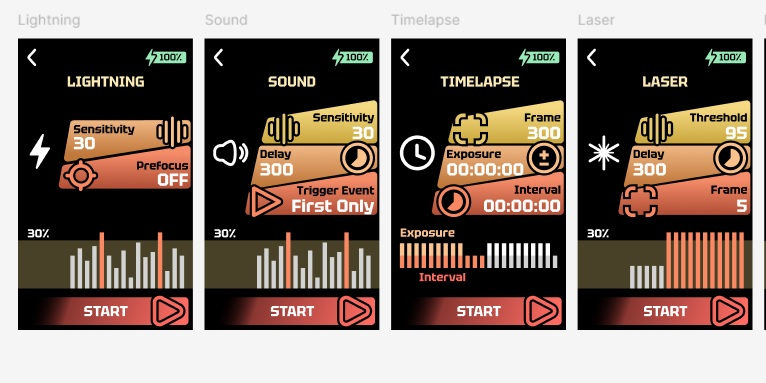
#> input picture memory/client-sim-tests/lottie-ui-lcd/lcd.jpg, 766 x 383 px
$ python test-groupement.py ../../memory/client-sim-tests/lottie-ui-lcd/lcd.jpg
#> lines starting #> are read from the running program, lines starting #| are printed output that depends on the picture
#!/usr/bin/env python3
"""
test-groupement.py -- Mesure de COMPOSITION sur une frame 1920x1080 (loi de proximite).

PRINCIPE (Gestalt, formule en regle chiffree)
  L'ecart ENTRE deux groupes doit valoir au moins 2x l'ecart A L'INTERIEUR d'un groupe.
    ratio >= 2.0  -> l'espace porte le groupement, l'oeil voit des groupes
    ratio <  2.0  -> le groupement ne se lit pas ; si un groupement est quand meme
                     percu, c'est autre chose qui le porte (bordure, fond, carte),
                     ce qui est un defaut de composition.

AVANTAGE STRUCTUREL EXPLOITE
  Les regles de design interdisent d'habitude de mesurer en pixels sur une capture,
  parce que l'echelle du screenshot est inconnue. Ici l'echelle est CONNUE et FIXE
  (1920x1080, master de rendu Remotion). Les pixels sont donc des pixels ABSOLUS et
  les seuils en px (grille 8, safe zone 100/60) sont legitimes.

REGLE COMPLEMENTAIRE : RYTHME D'ESPACEMENT
  Tous les ecarts sont divises par le plus petit ecart repete, et on regarde si les
  quotients tombent sur une grille reguliere (multiples de 4 ou 8 px). Une composition
  dont les espacements ne suivent aucune grille se lit comme approximative.

AVERTISSEMENT (issu de notre experience documentee)
  Les detecteurs automatiques deraillent des que le decor s'allume. Sur une image
  chargee (photo, carte, feuillage) la segmentation produit du bruit massif. Ce script
  produit donc TOUJOURS une IMAGE ANNOTEE destinee a une lecture HUMAINE, et il
  s'auto-declare NON FIABLE quand la frame est trop chargee (voir --json > reliability).
  Un chiffre non verifiable a l'oeil ne vaut rien.

LIMITES CONNUES ET MESUREES (ne pas les decouvrir a l'usage)
  1. RESOLUTION PLANCHER ~20 px. Deux lignes separees de moins de ~2*DILATE_Y sont
     fusionnees en un seul bloc AVANT toute mesure : leur ecart devient invisible.
     Verifie sur mire (ecart reel 20 px -> les 2 lignes ressortent en une seule boite).
  2. Ne s'applique qu'aux compositions EMPILEES EN RANGEES. Un schema radial, un
     nuage de pastilles ou une repetition uniforme (tableau) ne relevent pas de la
     loi de proximite verticale -- le script les detecte et refuse de conclure.
  3. Ne voit que ce qui a des BORDS FRANCS. Un panneau translucide/floute pose sur
     une photo (carte UI en verre depoli) n'est PAS detecte.
  4. Mesure l'ESPACE, pas le sens. Il ne sait pas si un groupement est le BON.

USAGE
  python3 scripts/tools/test-groupement.py FRAME.png
  python3 scripts/tools/test-groupement.py VIDEO.mp4 --at 0.8
  python3 scripts/tools/test-groupement.py VIDEO.mp4 --at 0.5 --crop 1920:1080:270:0
  python3 scripts/tools/test-groupement.py FRAME.png --json
  python3 scripts/tools/test-groupement.py FRAME.png --outdir /tmp/annot --debug-mask
"""

from __future__ import annotations

import argparse
import json
import os
import subprocess
import sys
import tempfile

try:
    import numpy as np
except ImportError:
    sys.exit("ERREUR: numpy requis (pip3 install numpy)")

try:
    from PIL import Image, ImageDraw, ImageFont
except ImportError:
    sys.exit("ERREUR: Pillow requis (pip3 install Pillow)")

try:
    from scipy import ndimage
except ImportError:
    sys.exit("ERREUR: scipy requis (pip3 install scipy)")


# --------------------------------------------------------------------------
# Constantes -- valables parce que l'echelle est CONNUE (master 1920x1080)
# --------------------------------------------------------------------------
MASTER_W, MASTER_H = 1920, 1080
SAFE_MARGIN_X = 100          # marge laterale doctrine
SAFE_MARGIN_Y = 60           # marge haut/bas doctrine
GRID_CANDIDATES = (8, 4)     # grilles testees, dans l'ordre de preference
GRID_TOLERANCE = 0.15        # 15 % d'ecart tolere pour dire "sur la grille"
RATIO_TARGET = 2.0           # seuil de la loi de proximite

# Detection
LOCAL_WIN = 41               # fenetre du filtre local (px) -- passe-haut
CONTRAST_MIN = 18            # ecart local minimal pour retenir un pixel (0-255)
MIN_BOX_AREA = 260           # px^2 -- sous ca c'est du grain
MIN_BOX_W = 12
MIN_BOX_H = 10
DILATE_X = 26                # collage horizontal : mots -> ligne
DILATE_Y = 7                 # collage vertical : accents/jambages -> ligne
MAX_BOXES = 60               # au dela, la frame est du bruit, pas une composition

# Correction du HALO de detection.
# Le passe-haut (fenetre LOCAL_WIN) reagit un peu AVANT et APRES l'encre, et la
# dilatation verticale ajoute encore DILATE_Y//2 de chaque cote. Resultat mesure
# sur mire synthetique : une ligne de 52 px nominal ressort en boite de 70 px,
# soit ~9 px de bavure par cote, et donc CHAQUE ecart raccourci d'environ 18 px.
# Non corrige, ce biais additif fausse les RATIOS (une mire a 2.00 sortait a 2.82).
# On retire donc la bavure des bords de boite. Verifie : apres correction la mire
# a 2.00 sort a 2.00 et celle a 1.50 sort a 1.50.
BLEED_Y = 9

# Rejet des blobs "photographiques"
# On ne juge PAS sur la teinte : un titre bicolore (blanc + or) a une forte variance
# de teinte et resterait un titre. Le discriminant retenu est la NETTETE DE BORD.
#
# Mesure sur nos 11 plans + la reference (voir --json > boxes[].sharpness) :
#   texte / carte UI reels ...... 0.22 a 0.36
#   feuillage, gazon, terrain ... 0.000 a 0.021  (litteralement zero le plus souvent)
# La separation est quasi binaire : aucun blob photo de notre corpus ne depasse 0.03,
# aucun element graphique reel ne descend sous 0.22. Le seuil est pose au milieu du
# vide mesure, pas choisi a vue.
EDGE_SHARPNESS_MIN = 0.12
PHOTO_FILL_MIN = 0.045       # garde-fou secondaire : boite quasi vide = artefact


# --------------------------------------------------------------------------
# Entree : frame ou video
# --------------------------------------------------------------------------
def which(prog: str) -> bool:
    return subprocess.run(["which", prog], capture_output=True).returncode == 0


# [27 lines left out: function extract_frame, not called in this run]


# --------------------------------------------------------------------------
# Detection des elements graphiques
# --------------------------------------------------------------------------
def box_filter(a: np.ndarray, win: int) -> np.ndarray:
    """Moyenne locale rapide (filtre separable, O(n))."""
    return ndimage.uniform_filter(a, size=win, mode="nearest")


def graphic_mask(rgb: np.ndarray) -> tuple[np.ndarray, np.ndarray, float]:
    """
    Isole la couche GRAPHIQUE (texte, cartes UI, formes nettes) de la couche
    PHOTOGRAPHIQUE (feuillage, gazon, texture) et des degrades lisses.

    Mecanique : passe-haut local. On compare chaque pixel a la moyenne de son
    voisinage large. Un degrade lisse (fond Remotion) a un ecart local ~0 et
    disparait. Un texte a un ecart local fort. Une texture photo a aussi un ecart
    fort -- c'est le filtrage par NETTETE DE BORD (plus bas) qui l'ecarte, pas ce
    masque.

    Retourne (masque booleen, luminance, taux de couverture).
    """
    lum = rgb.astype(np.float32) @ np.array([0.299, 0.587, 0.114], dtype=np.float32)
    local = box_filter(lum, LOCAL_WIN)
    resid = np.abs(lum - local)
    mask = resid > CONTRAST_MIN
    return mask, lum, float(mask.mean())


# [30 lines left out: functions edge_sharpness, transition_density, not called in this run]


def detect_boxes(rgb: np.ndarray) -> tuple[list[dict], np.ndarray, float]:
    """
    Detecte les elements graphiques et retourne (boites, masque_dilate, couverture).
    """
    mask, lum, coverage = graphic_mask(rgb)

    # Collage horizontal fort / vertical faible : un mot devient une boite,
    # une ligne de texte devient une boite, deux lignes restent separees.
    struct_x = np.ones((1, DILATE_X), dtype=bool)
    struct_y = np.ones((DILATE_Y, 1), dtype=bool)
    glued = ndimage.binary_dilation(mask, structure=struct_x)
    glued = ndimage.binary_dilation(glued, structure=struct_y)
    glued = ndimage.binary_closing(glued, structure=np.ones((3, 3), dtype=bool))

    labels, n = ndimage.label(glued)
    if n == 0:
        return [], glued, coverage

    boxes: list[dict] = []
    slices = ndimage.find_objects(labels)
    for sl in slices:
        if sl is None:
            continue
        ys, xs = sl
        y0, y1 = int(ys.start), int(ys.stop)
        x0, x1 = int(xs.start), int(xs.stop)
        w, h = x1 - x0, y1 - y0
        if w < MIN_BOX_W or h < MIN_BOX_H or w * h < MIN_BOX_AREA:
            continue
        # une boite qui couvre presque toute l'image = le fond, pas un element
        if w * h > 0.62 * rgb.shape[0] * rgb.shape[1]:
            continue

        sub_mask = mask[y0:y1, x0:x1]
        fill = float(sub_mask.mean())
        sharp = edge_sharpness(lum[y0:y1, x0:x1])
        trans = transition_density(sub_mask)

        # Retrait de la bavure verticale du detecteur (cf. BLEED_Y). On ne corrige
        # que si la boite reste plus haute que la bavure, sinon on la laisse telle
        # quelle plutot que de produire une geometrie absurde.
        if h > 2 * BLEED_Y + 6:
            y0 += BLEED_Y
            y1 -= BLEED_Y
            h = y1 - y0

        photo_like = (sharp < EDGE_SHARPNESS_MIN) or (fill < PHOTO_FILL_MIN)
        boxes.append({
            "x0": x0, "y0": y0, "x1": x1, "y1": y1,
            "w": w, "h": h, "area": w * h,
            "fill": round(fill, 3),
            "sharpness": round(sharp, 3),
            "transitions": round(trans, 3),
            "kind": "photo?" if photo_like else "graphic",
        })

    boxes.sort(key=lambda b: (b["y0"], b["x0"]))
    return boxes, glued, coverage


# --------------------------------------------------------------------------
# Mesure : rangees, groupes, ratio, grille
# --------------------------------------------------------------------------
def build_rows(boxes: list[dict]) -> list[dict]:
    """
    Fusionne en RANGEES les elements qui partagent une bande horizontale.

    Indispensable : 3 cartes KPI cote a cote ont un ecart VERTICAL de 0. Les
    compter comme des voisins verticaux produit un "intra = 0" et un ratio
    arithmetiquement infini -- un chiffre faux qui a l'air bon. Une rangee est
    l'unite reelle que l'oeil empile verticalement.
    """
    if not boxes:
        return []
    ordered = sorted(boxes, key=lambda b: b["y0"])
    rows: list[dict] = []
    for b in ordered:
        placed = False
        for r in rows:
            # recouvrement vertical > 50 % de la plus petite hauteur -> meme rangee
            ov = min(r["y1"], b["y1"]) - max(r["y0"], b["y0"])
            if ov > 0.5 * min(r["y1"] - r["y0"], b["h"]):
                r["y0"] = min(r["y0"], b["y0"])
                r["y1"] = max(r["y1"], b["y1"])
                r["x0"] = min(r["x0"], b["x0"])
                r["x1"] = max(r["x1"], b["x1"])
                r["members"].append(b)
                placed = True
                break
        if not placed:
            rows.append({"x0": b["x0"], "y0": b["y0"], "x1": b["x1"], "y1": b["y1"],
                         "members": [b]})
    rows.sort(key=lambda r: r["y0"])
    return rows


def cluster_1d(items: list[dict], axis: str) -> tuple[list[list[dict]], list[float], list[float]]:
    """
    Regroupe les elements le long d'un axe par la methode du plus grand saut.

    Le seuil de coupure est place au point ou l'ecart trie fait son bond le plus
    marque -- c'est exactement ce que fait l'oeil : il coupe la ou l'espace
    change de regime.
    Retourne (groupes, ecarts_intra, ecarts_inter).
    """
    if len(items) < 2:
        return ([items] if items else []), [], []

    key_lo, key_hi = ("y0", "y1") if axis == "v" else ("x0", "x1")

    ordered = sorted(items, key=lambda b: b[key_lo])
    gaps = [max(0, b[key_lo] - a[key_hi]) for a, b in zip(ordered, ordered[1:])]
    if not gaps:
        return [ordered], [], []

    uniq = sorted(set(gaps))
    if len(uniq) == 1:
        # tous les ecarts identiques : un seul groupe, pas de hierarchie
        return [ordered], list(gaps), []

    # coupure qui maximise le RAPPORT entre le plus petit ecart "au-dessus"
    # et le plus grand ecart "en-dessous"
    best_cut, best_ratio = None, 0.0
    for i in range(len(uniq) - 1):
        below, above = uniq[i], uniq[i + 1]
        r = above / max(1.0, below)
        if r > best_ratio:
            best_ratio, best_cut = r, (below + above) / 2.0

    if best_cut is None:
        return [ordered], list(gaps), []

    groups: list[list[dict]] = [[ordered[0]]]
    intra, inter = [], []
    for g, nxt in zip(gaps, ordered[1:]):
        if g > best_cut:
            inter.append(g)
            groups.append([nxt])
        else:
            intra.append(g)
            groups[-1].append(nxt)
    return groups, intra, inter


def grid_analysis(gaps: list[float]) -> dict:
    """
    Rythme d'espacement : les ecarts tombent-ils sur une grille reguliere ?
    On divise chaque ecart par le plus petit ecart REPETE (le pas de base observe),
    puis on teste l'alignement sur une grille de 8 px, puis 4 px.
    """
    vals = [g for g in gaps if g > 0]
    if len(vals) < 2:
        return {"testable": False, "reason": "moins de 2 ecarts non nuls"}

    # plus petit ecart repete : arrondi a 4 px pour trouver la valeur modale basse
    buckets: dict[int, int] = {}
    for v in vals:
        k = int(round(v / 4.0)) * 4
        buckets[k] = buckets.get(k, 0) + 1
    repeated = sorted([b for b, c in buckets.items() if c >= 2 and b > 0])
    base = repeated[0] if repeated else min(vals)

    result = {"testable": True, "base_px": round(base, 1),
              "gaps_px": [round(v, 1) for v in vals]}

    best = None
    for grid in GRID_CANDIDATES:
        offs = [abs(v / grid - round(v / grid)) for v in vals]
        on_grid = sum(1 for o in offs if o <= GRID_TOLERANCE)
        score = on_grid / len(vals)
        if best is None or score > best["score"]:
            best = {"grid_px": grid, "score": round(score, 2),
                    "on_grid": on_grid, "total": len(vals)}
    result.update(best)
    result["quotients"] = [round(v / base, 2) for v in vals]
    result["verdict"] = "SUR GRILLE" if best["score"] >= 0.75 else "HORS GRILLE"
    return result


def collisions(boxes: list[dict]) -> list[tuple[int, int]]:
    out = []
    for i in range(len(boxes)):
        for j in range(i + 1, len(boxes)):
            a, b = boxes[i], boxes[j]
            if a["x0"] < b["x1"] and b["x0"] < a["x1"] and a["y0"] < b["y1"] and b["y0"] < a["y1"]:
                out.append((i, j))
    return out


def safe_zone_violations(boxes: list[dict], w: int, h: int) -> list[dict]:
    out = []
    for i, b in enumerate(boxes):
        sides = []
        if b["x0"] < SAFE_MARGIN_X:
            sides.append(f"gauche({b['x0']}px < {SAFE_MARGIN_X})")
        if b["x1"] > w - SAFE_MARGIN_X:
            sides.append(f"droite({w - b['x1']}px < {SAFE_MARGIN_X})")
        if b["y0"] < SAFE_MARGIN_Y:
            sides.append(f"haut({b['y0']}px < {SAFE_MARGIN_Y})")
        if b["y1"] > h - SAFE_MARGIN_Y:
            sides.append(f"bas({h - b['y1']}px < {SAFE_MARGIN_Y})")
        if sides:
            out.append({"index": i, "sides": sides})
    return out


# --------------------------------------------------------------------------
# Sortie visuelle -- la piece maitresse : ca se VERIFIE A L'OEIL
# --------------------------------------------------------------------------
def load_font(size: int):
    for path in (
        "/System/Library/Fonts/Supplemental/Arial Bold.ttf",
        "/System/Library/Fonts/Supplemental/Arial.ttf",
        "/System/Library/Fonts/Helvetica.ttc",
    ):
        if os.path.exists(path):
            try:
                return ImageFont.truetype(path, size)
            except Exception:
                pass
    return ImageFont.load_default()


def annotate(img: Image.Image, boxes: list[dict], rows: list[dict],
             groups: list[list[dict]], report: dict, out_path: str) -> None:
    """Trace boites, rangees, ecarts mesures, grille de reperes et safe zones."""
    canvas = img.convert("RGB").copy()
    # voile pour que les traces ressortent sur photo
    canvas = Image.blend(canvas, Image.new("RGB", canvas.size, (0, 0, 0)), 0.35)
    d = ImageDraw.Draw(canvas, "RGBA")
    W, H = canvas.size
    f_s = load_font(15)
    f_m = load_font(19)
    f_l = load_font(26)

    # --- grille de reperes tous les 120 px, marquee tous les 240 px
    for x in range(0, W, 120):
        strong = x % 240 == 0
        d.line([(x, 0), (x, H)], fill=(255, 255, 255, 42 if strong else 18), width=1)
        if strong:
            d.text((x + 4, 4), str(x), font=f_s, fill=(255, 255, 255, 130))
    for y in range(0, H, 120):
        strong = y % 240 == 0
        d.line([(0, y), (W, y)], fill=(255, 255, 255, 42 if strong else 18), width=1)
        if strong:
            d.text((4, y + 4), str(y), font=f_s, fill=(255, 255, 255, 130))

    # --- safe zones
    d.rectangle([SAFE_MARGIN_X, SAFE_MARGIN_Y, W - SAFE_MARGIN_X, H - SAFE_MARGIN_Y],
                outline=(255, 200, 0, 150), width=2)
    d.text((SAFE_MARGIN_X + 6, SAFE_MARGIN_Y + 6), "SAFE ZONE 100/60",
           font=f_s, fill=(255, 200, 0, 190))

    palette = [(0, 220, 255), (0, 255, 130), (255, 90, 200),
               (255, 170, 0), (150, 130, 255), (255, 255, 0)]
    gi_of = {}
    for gi, g in enumerate(groups):
        for r in g:
            gi_of[id(r)] = gi
            for b in r["members"]:
                gi_of[id(b)] = gi

    # boites individuelles : trait fin
    for i, b in enumerate(boxes):
        gi = gi_of.get(id(b), -1)
        col = palette[gi % len(palette)] if gi >= 0 else (140, 140, 140)
        if b["kind"] == "photo?":
            col = (255, 60, 60)
        d.rectangle([b["x0"], b["y0"], b["x1"], b["y1"]], outline=col + (255,), width=2)
        tag = f"#{i} {b['w']}x{b['h']}"
        if b["kind"] == "photo?":
            tag += " REJET"
        ty = b["y0"] - 20 if b["y0"] > 24 else b["y1"] + 3
        d.rectangle([b["x0"], ty, b["x0"] + 8 * len(tag) + 8, ty + 19], fill=(0, 0, 0, 190))
        d.text((b["x0"] + 4, ty + 2), tag, font=f_s, fill=col + (255,))

    # rangees : trait epais, c'est l'unite REELLEMENT mesuree
    for ri, r in enumerate(rows):
        gi = gi_of.get(id(r), -1)
        col = palette[gi % len(palette)] if gi >= 0 else (200, 200, 200)
        d.rectangle([r["x0"] - 5, r["y0"] - 5, r["x1"] + 5, r["y1"] + 5],
                    outline=col + (170,), width=4)
        lab = f"RANGEE {ri} (G{gi}) x{len(r['members'])}"
        d.rectangle([r["x1"] + 8, r["y0"] - 5, r["x1"] + 8 + 8 * len(lab) + 8, r["y0"] + 15],
                    fill=(0, 0, 0, 200))
        d.text((r["x1"] + 12, r["y0"] - 3), lab, font=f_s, fill=col + (255,))

    # --- cotes verticales entre RANGEES consecutives
    ordered = sorted(rows, key=lambda r: r["y0"])
    for a, b in zip(ordered, ordered[1:]):
        gap = b["y0"] - a["y1"]
        if gap <= 0:
            continue
        same = gi_of.get(id(a), -1) == gi_of.get(id(b), -2)
        col = (0, 255, 130, 255) if same else (255, 90, 200, 255)
        x = max(14, min(a["x0"], b["x0"]) - 30)
        d.line([(x, a["y1"]), (x, b["y0"])], fill=col, width=3)
        d.line([(x - 7, a["y1"]), (x + 7, a["y1"])], fill=col, width=3)
        d.line([(x - 7, b["y0"]), (x + 7, b["y0"])], fill=col, width=3)
        label = f"{gap}px {'intra' if same else 'INTER'}"
        my = (a["y1"] + b["y0"]) // 2
        d.rectangle([x + 10, my - 11, x + 10 + 9 * len(label) + 8, my + 11], fill=(0, 0, 0, 200))
        d.text((x + 14, my - 9), label, font=f_s, fill=col)

    # --- bandeau verdict
    g = report["grid"]
    lines = [
        f"RATIO GROUPEMENT (vertical) : {report['ratio_display']}   [cible >= {RATIO_TARGET}]",
        f"intra median {report['intra_median']}px | inter median {report['inter_median']}px"
        f" | {report['n_rows']} rangee(s) en {report['n_groups']} groupe(s)"
        f" | {report['n_graphic']} element(s) retenu(s)",
        f"RYTHME : {g['verdict'] if g.get('testable') else 'non testable'}"
        + (f" (grille {g.get('grid_px')}px, {g.get('on_grid')}/{g.get('total')} ecarts alignes)"
           if g.get("testable") else ""),
        f"FIABILITE DETECTION : {report['reliability']['level']} -- {report['reliability']['why']}",
    ]
    bh = 26 * len(lines) + 18
    d.rectangle([0, H - bh, W, H], fill=(0, 0, 0, 215))
    vc = {"OK": (0, 255, 130), "ALERTE": (255, 170, 0), "ECHEC": (255, 70, 70),
          "N/A": (170, 170, 170)}.get(report["verdict"], (255, 255, 255))
    for k, ln in enumerate(lines):
        d.text((16, H - bh + 8 + 26 * k), ln, font=f_m,
               fill=vc if k == 0 else (235, 235, 235))
    d.text((W - 190, H - bh + 8), report["verdict"], font=f_l, fill=vc)

    canvas.save(out_path)


# --------------------------------------------------------------------------
# Pipeline
# --------------------------------------------------------------------------
def analyse(png_path: str, outdir: str, tag: str, debug_mask: bool) -> dict:
#> called with tag = 'lcd', debug_mask = False
    img = Image.open(png_path).convert("RGB")
#> img is the input picture: PIL image 766x383 RGB; mean R, G, B 128.7, 113.6, 104.4
    W, H = img.size
    rgb = np.asarray(img)

    boxes, glued, coverage = detect_boxes(rgb)
#> in graphic_mask, `lum = rgb.astype(np.float32) @ np.array([0.299, 0.587, 0.114], dtype=n..`:
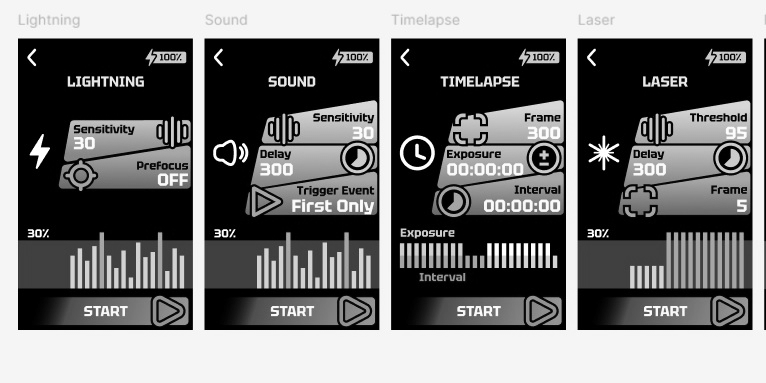
#> lum: shape (383, 766) float32; min 0, max 255, mean 117.1
#> in box_filter, `return ndimage.uniform_filter(a, size=win, mode="nearest")`:
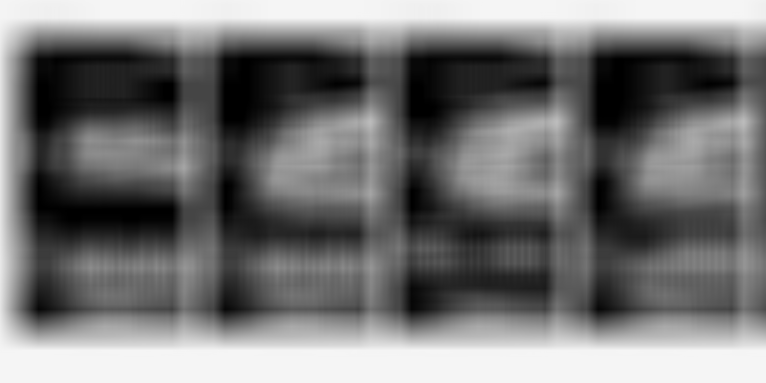
#> returned value: shape (383, 766) float32; min 0, max 245.1, mean 116.2
#> (the rest of the program and of its run is left out)
